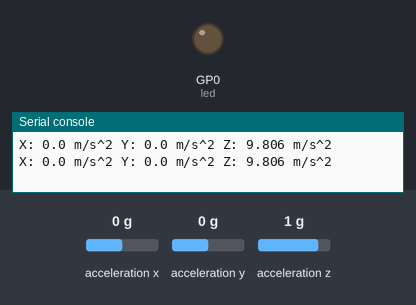
A program run on a simulated Raspberry Pi Pico running CircuitPython. Shown: output pins drawn as LEDs (lit = HIGH), the last lines printed to the serial console. The inputs (shaded band) are chosen by the test bench; at power-on: acceleration x 0 g, acceleration y 0 g, acceleration z 1 g.

Above: at 1.2 s.
1.3 s: acceleration x set to -0.8 g
3.4 s: acceleration x set to -1.1 g
At 4.9 s:
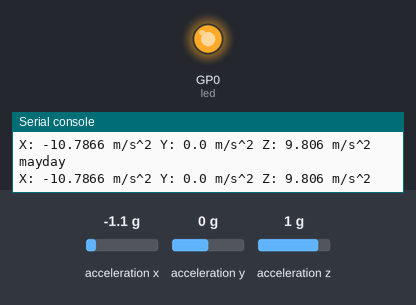
6.0 s: acceleration x set to 0 g
At 7.3 s:
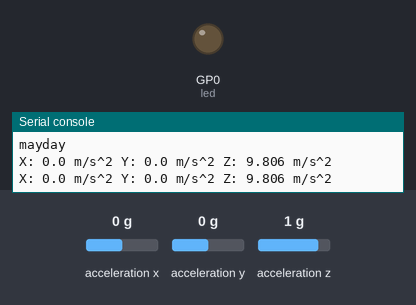
8.2 s: acceleration x set to -1.4 g
At 9.7 s:
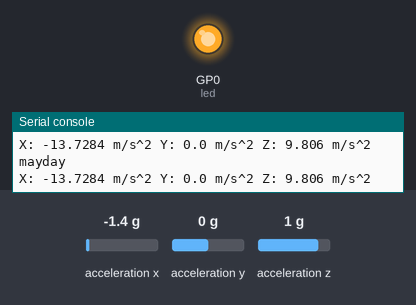
Timing chart, 0 to 11.2 s (numbered marks = the images above; inputs shaded):
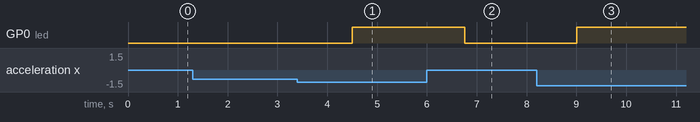

Measured:
- the behaviour switches between -0.9 and -1 g on acceleration x (found by bisection; images 0 and 1)
- after the input at 3.4 s, GP0 (led): LOW → HIGH after 1.1 s
- after the input at 6.0 s, GP0 (led): HIGH → LOW after 0.76 s
- after the input at 8.2 s, GP0 (led): LOW → HIGH after 0.81 s

The program:

crash_avoidance_p2.py
```python
# type: ignore
# libraries: adafruit_mpu6050.mpy | adafruit_bus_device | adafruit_register
import adafruit_mpu6050
import busio
import board
import time
import digitalio

led = digitalio.DigitalInOut(board.GP0)
led.direction = digitalio.Direction.OUTPUT
sda_pin = board.GP14
scl_pin = board.GP15
i2c = busio.I2C(scl_pin, sda_pin)
mpu = adafruit_mpu6050.MPU6050(i2c) # set up for variables and pin locations

while True:
    acc = mpu.acceleration # new var
    print(f"X: {acc[0]} m/s^2 Y: {acc[1]} m/s^2 Z: {acc[2]} m/s^2") # print x, y, and z values
    time.sleep(0.75) # debounce
    led.value = False # default led is off
    if acc[0] > 9 or acc[0] < -9:
        print("mayday")
        led.value = True    # if object is tilted 90 or -90 degrees turn the led on
```
